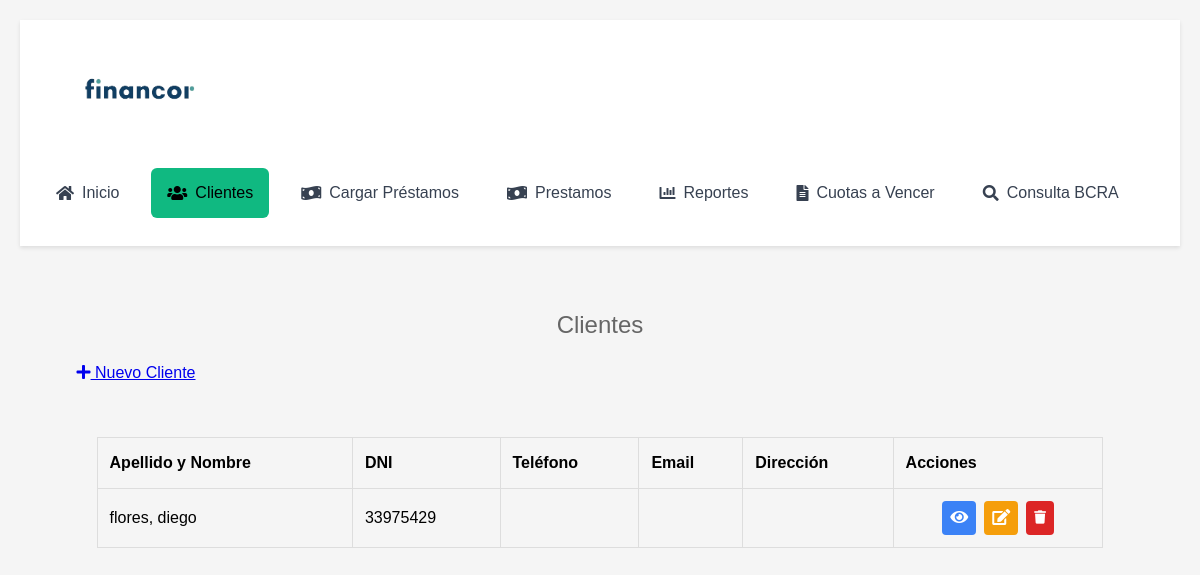
Before: /clientes with the older database file.
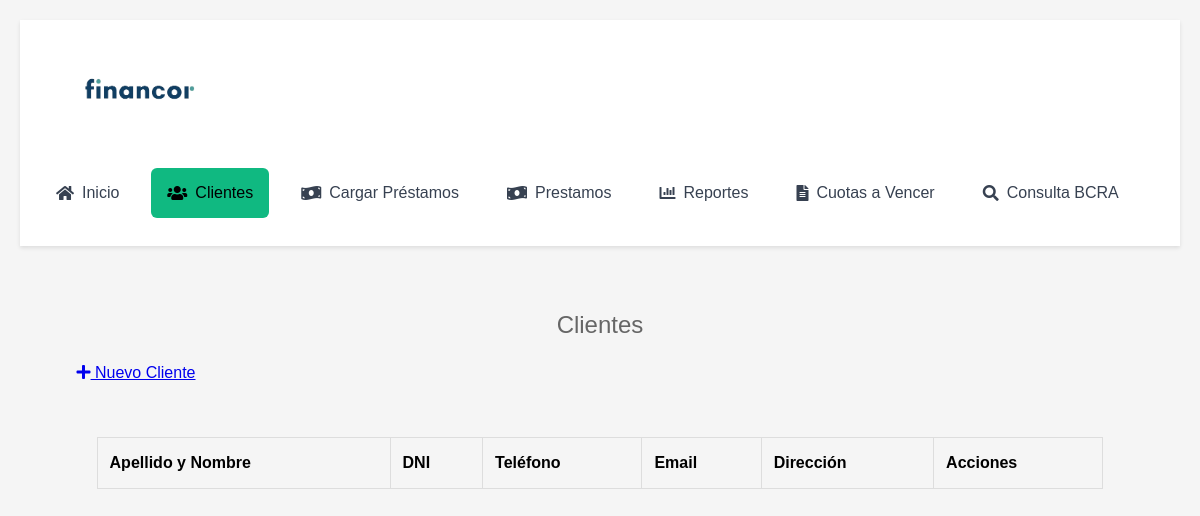
After: the same page with the newer database file.
### models.py (models this page shows, shortened)
class Cliente(db.Model):
    __tablename__ = 'cliente'
    id_cliente = db.Column(db.Integer, primary_key=True, autoincrement=True)
    nombre = db.Column(db.String(100), nullable=False)
    apellido = db.Column(db.String(100), nullable=False)
    dni = db.Column(db.String(20), unique=True, nullable=False)
    telefono = db.Column(db.String(20))
    correo_electronico = db.Column(db.String(120))
    direccion = db.Column(db.String(200))
    documentacion_verificada = db.Column(db.Boolean, default=False)
    fecha_registro = db.Column(db.DateTime, default=datetime.utcnow, nullable=False)
    activo = db.Column(db.Boolean, default=True)
    prestamos = db.relationship('Prestamo', back_populates='cliente')

### app.py (the view)
@app.route('/clientes')
def clientes():
    clientes_list = Cliente.query.order_by(Cliente.apellido).all()
    return render_template('clientes.html', clientes=clientes_list, active_page='clientes')

### templates/clientes.html (shortened to what this page needs)
{% extends "layout.html" %}
{% block content %}
<div class="container mt-4">
    <div class="d-flex justify-content-between align-items-center mb-4">
        <h2>Clientes</h2>
        <a href="{{ url_for('nuevo_cliente') }}" class="btn btn-primary">
            <i class="fas fa-plus"></i> Nuevo Cliente
        </a>
    </div>
    <div class="card shadow-sm">
        <div class="card-body">
            <div class="table-responsive">
                <table class="table table-hover">
                    <thead>
                        <tr>
                            <th>Apellido y Nombre</th>
                            <th>DNI</th>
                            <th>Teléfono</th>
                            <th>Email</th>
                            <th>Dirección</th>
                            <th>Acciones</th>
                        </tr>
                    </thead>
                    <tbody>
                        {% for cliente in clientes %}
                        <tr>
                            <td>{{ cliente.apellido }}, {{ cliente.nombre }}</td>
                            <td>{{ cliente.dni }}</td>
                            <td>{{ cliente.telefono }}</td>
                            <td>{{ cliente.correo_electronico }}</td>
                            <td>{{ cliente.direccion }}</td>
                            <td class="text-center">
                                <div class="action-buttons">
                                    <a href="{{ url_for('ver_cliente', id=cliente.id_cliente) }}"
                                        class="btn btn-sm btn-info" title="Ver cliente">
                                        <i class="fas fa-eye"></i>
                                    </a>
                                    <a href="{{ url_for('editar_cliente', id=cliente.id_cliente) }}"
                                        class="btn btn-sm btn-warning" title="Editar cliente">
                                        <i class="fas fa-edit"></i>
                                    </a>
                                    <button
                                        onclick="confirmarEliminacion({{ cliente.id_cliente }}, '{{ cliente.nombre }} {{ cliente.apellido }}')"
                                        class="btn btn-sm btn-danger" title="Eliminar cliente">
                                        <i class="fas fa-trash"></i>
                                    </button>
                                </div>
                            </td>
                        </tr>
                        {% endfor %}
                    </tbody>
                </table>
            </div>
        </div>
    </div>
</div>
{% endblock %}

### templates/layout.html (shortened to what this page needs)
<!DOCTYPE html>
<html lang="es">
<head>
    <link rel="stylesheet" href="https://cdnjs.cloudflare.com/ajax/libs/font-awesome/5.15.4/css/all.min.css">
</head>
<body>
    <header class="header">
        <div class="header-content">
            <div class="logo-container">
                <img src="{{ url_for('static', filename='img/logo-financor.png') }}" alt="Financor Logo">
            </div>
            <nav class="nav">
                <a href="{{ url_for('index') }}" class="nav-link {% if active_page == 'inicio' %}active{% endif %}">
                    <i class="fas fa-home"></i> Inicio
                </a>
                <a href="{{ url_for('clientes') }}"
                    class="nav-link {% if active_page in ['clientes', 'registro'] %}active{% endif %}">
                    <i class="fas fa-users"></i> Clientes
                </a>
                <a href="{{ url_for('buscar_clientes') }}"
                    class="nav-link {% if active_page == 'cargar_prestamos' %}active{% endif %}">
                    <i class="fas fa-money-bill-wave"></i> Cargar Préstamos
                </a>
                <a href="{{ url_for('prestamos') }}"
                    class="nav-link {% if active_page == 'prestamos' %}active{% endif %}">
                    <i class="fas fa-money-bill-wave"></i> Prestamos
                </a>
                <a href="{{ url_for('reportes') }}"
                    class="nav-link {% if active_page == 'reportes' %}active{% endif %}">
                    <i class="fas fa-chart-bar"></i> Reportes
                </a>
                <a href="{{ url_for('cuotas_a_vencer') }}"
                    class="nav-link {% if active_page == 'cuotas' %}active{% endif %}">
                    <i class="fas fa-file-alt"></i> Cuotas a Vencer
                </a>
                <a href="{{ url_for('consultar_bcra') }}"
                    class="nav-link {% if active_page == 'bcra' %}active{% endif %}">
                    <i class="fas fa-search"></i> Consulta BCRA
                </a>
            </nav>
        </div>
    </header>
    <div class="container">
        {% block content %}
        {% endblock %}
    </div>
</body>
</html>

### templates/layout.html (style rules this page uses)
html { font-family: inherit; }
* { font-family: inherit; }
body { margin: 0; padding: 0; background-color: #f5f5f5; }
.header { background-color: white; box-shadow: 0 2px 4px rgba(0, 0, 0, 0.1); padding: 20px 0; }
.header-content { max-width: 1200px; margin: 0 auto; padding: 0 20px; }
.logo-container { margin-bottom: 20px; }
.logo-container img { height: 100px; width: auto; display: block; }
.nav { display: flex; gap: 1rem; padding: 0.5rem 0; }
.nav-link { display: inline-flex; align-items: center; padding: 0.75rem 1rem; color: #374151; text-decoration: none; border-radius: 0.375rem; transition: all 0.2s ease-in-out; }
.nav-link i { margin-right: 0.5rem; }
.nav-link.active { color: rgb(0, 0, 0); font-weight: 500; }
.nav-link.active[href*="clientes"] { background-color: #10B981; }
.container { max-width: 95% !important; margin: 20px auto; padding: 0 20px; }
body { font-family: Arial, sans-serif; margin: 20px; line-height: 1.6; }
.container { max-width: 800px; margin: 0 auto; padding: 20px; }
table { width: 100%; border-collapse: collapse; margin: 1rem 0; }
th, td { padding: 0.5rem; border: 1px solid #ddd; text-align: left; }
th { background-color: #f5f5f5; }
h2 { color: #666; text-align: center; margin-bottom: 1rem; font-weight: normal; }
.table-responsive { margin: 0 auto; width: 100%; }
.table { width: 100%; margin-bottom: 1rem; }
.table th, .table td { white-space: nowrap; vertical-align: middle; padding: 0.75rem; }
.card { margin: 1rem auto; width: 100%; }
.card-body { padding: 1.25rem; }

Changed rows visible on the page:
removed Cliente: apellido "flores", nombre "diego", dni "33975429"
